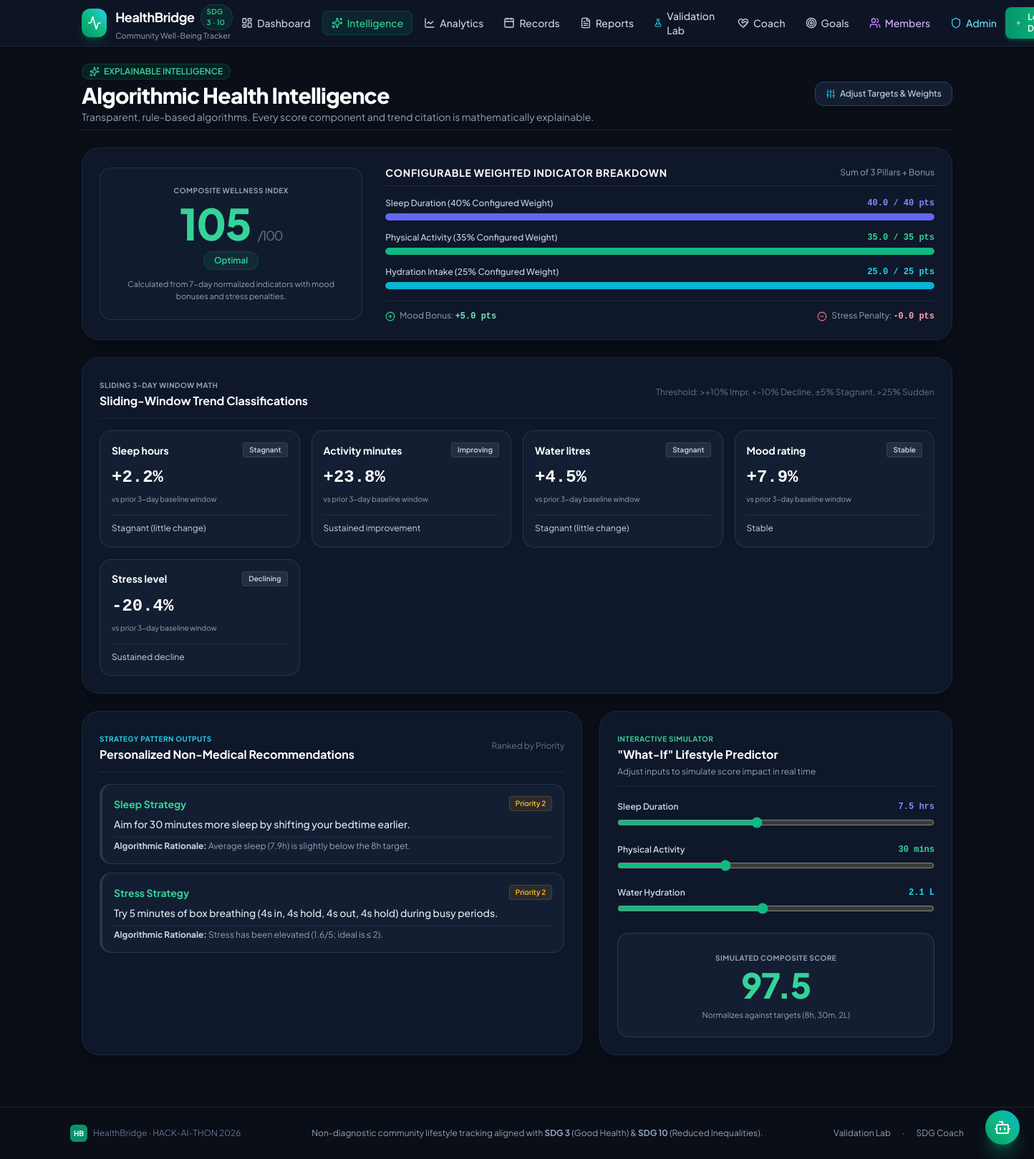
The app's page /intelligence (signed in) with its own data.
### tables this page shows
CREATE TABLE users (
    id INTEGER PRIMARY KEY AUTOINCREMENT,
    user_id TEXT NOT NULL UNIQUE,
    full_name TEXT NOT NULL,
    email TEXT NOT NULL UNIQUE,
    password_hash TEXT NOT NULL,
    role TEXT NOT NULL DEFAULT 'normal_user' CHECK(role IN ('member', 'normal_user', 'manager', 'community_worker', 'admin', 'demo')),
    theme TEXT NOT NULL DEFAULT 'light' CHECK(theme IN ('light', 'dark')),
    bio TEXT DEFAULT '',
    sleep_target REAL NOT NULL DEFAULT 8.0,
    activity_target INTEGER NOT NULL DEFAULT 30,
    water_target REAL NOT NULL DEFAULT 2.0,
    weight_sleep REAL NOT NULL DEFAULT 0.40,
    weight_activity REAL NOT NULL DEFAULT 0.35,
    weight_water REAL NOT NULL DEFAULT 0.25,
    created_at TEXT NOT NULL DEFAULT CURRENT_TIMESTAMP
);

### app.py (the view)
@app.route("/intelligence")
@login_required
def intelligence():
    conn = get_db()
    metrics = compute_dashboard_metrics(conn, g.user["id"])
    conn.close()
    return render_template("intelligence.html", metrics=metrics)

### analysis/recommendations.py (called while the page is built, shortened)
    def evaluate(
        self, recent_avg: float, target: float, trend: str, config: ScoringConfig
    ) -> Recommendation | None:
        if recent_avg >= target and trend != "declining":
            return None

    def evaluate(
        self, recent_avg: float, target: float, trend: str, config: ScoringConfig
    ) -> Recommendation | None:
        if recent_avg >= target and trend != "declining":
            return None

    def evaluate(
        self, recent_avg: float, target: float, trend: str, config: ScoringConfig
    ) -> Recommendation | None:
        if recent_avg >= target and trend != "declining":
            return None

    def evaluate(
        self, recent_avg: float, target: float, trend: str, config: ScoringConfig
    ) -> Recommendation | None:
        if recent_avg <= target and trend != "declining":  # declining here = worsening
            return None
        priority = 1 if recent_avg >= 4 else 2
        return Recommendation(
            indicator="stress",
            priority=priority,
            title="Stress Reduction Breaks",
            reason=f"Stress has been elevated ({recent_avg:.1f}/5; ideal is ≤ {target:.0f}).",
            action_step="Try 5 minutes of box breathing (4s in, 4s hold, 4s out, 4s hold) during busy periods.",
            target=f"≤ {target:.0f}/5 rating",
        )

### analysis/scoring.py (called while the page is built)
    def __post_init__(self):
        total = self.weight_sleep + self.weight_activity + self.weight_water
        if abs(total - 1.0) > 0.001:
            raise ValueError(
                f"Core weights must sum to 1.0; got {total:.3f}."
            )

    def _normalise(self, value: float, target: float, *, invert: bool = False) -> float:
        if target == 0:
            return 100.0
        if invert:
            return max(0.0, min(100.0, (5 - value) / (5 - 1) * 100))
        return min(value / target, 1.0) * 100

    def score(self, record: WellnessRecord) -> float:
        ind = self.indicator_scores(record)
        cfg = self.config
        composite = (
            ind["sleep"]    * cfg.weight_sleep
            + ind["activity"] * cfg.weight_activity
            + ind["water"]    * cfg.weight_water
        )
        if "mood" in ind:
            composite += (ind["mood"] / 100) * cfg.mood_bonus_max
        if "stress" in ind:
            composite -= ((100 - ind["stress"]) / 100) * cfg.stress_penalty_max
        return round(max(0, min(composite, 105)), 1)  # cap at 105 with bonuses

### templates/intelligence.html (shortened to what this page needs)
{% extends 'base.html' %}
{% block content %}
<div class="space-y-6">
  <div class="flex flex-col sm:flex-row sm:items-center justify-between gap-4 pb-2 border-b border-slate-800">
    <div>
      <div class="inline-flex items-center gap-1.5 px-2.5 py-0.5 rounded-full bg-brand-500/10 text-brand-400 border border-brand-500/20 text-xs font-semibold mb-1">
        <i data-lucide="sparkles" class="w-3.5 h-3.5"></i>
        <span>EXPLAINABLE INTELLIGENCE</span>
      </div>
      <h1 class="text-2xl sm:text-3xl font-extrabold text-white tracking-tight">
        Algorithmic Health Intelligence
      </h1>
      <p class="text-xs sm:text-sm text-slate-400 mt-0.5">
        Transparent, rule-based algorithms. Every score component and trend citation is mathematically explainable.
      </p>
    </div>
    <a href="{{ url_for('settings') }}" class="px-3.5 py-2 rounded-xl bg-surface-800 hover:bg-surface-700 border border-slate-700 text-xs text-slate-300 hover:text-white font-medium flex items-center gap-1.5 transition">
      <i data-lucide="sliders" class="w-3.5 h-3.5 text-accent-400"></i>
      <span>Adjust Targets &amp; Weights</span>
    </a>
  </div>
  <div class="p-6 rounded-3xl bg-surface-850 border border-slate-800 shadow-xl grid grid-cols-1 lg:grid-cols-12 gap-8 items-center">
    <div class="lg:col-span-4 flex flex-col items-center justify-center p-6 rounded-2xl bg-surface-800/60 border border-slate-700/60 text-center">
      <span class="text-[10px] uppercase font-bold text-slate-400 tracking-wider">Composite Wellness Index</span>
      <div class="text-6xl font-black text-brand-400 my-2 tracking-tight">
        {{ '%.0f'|format(metrics.overall_score) }}
        <span class="text-lg font-normal text-slate-500">/100</span>
      </div>
      <span class="px-3.5 py-1 rounded-full text-xs font-semibold {% if metrics.score_class == 'success' %}bg-emerald-500/10 text-emerald-400 border border-emerald-500/20{% elif metrics.score_class == 'warning' %}bg-amber-500/10 text-amber-400 border border-amber-500/20{% else %}bg-rose-500/10 text-rose-400 border border-rose-500/20{% endif %}">
        {{ metrics.score_band }}
      </span>
      <p class="text-[11px] text-slate-400 mt-3 max-w-xs">
        Calculated from 7-day normalized indicators with mood bonuses and stress penalties.
      </p>
    </div>
    <div class="lg:col-span-8 space-y-4">
      <div class="flex items-center justify-between pb-2 border-b border-slate-800">
        <h3 class="text-sm font-bold text-white uppercase tracking-wider">Configurable Weighted Indicator Breakdown</h3>
        <span class="text-xs text-slate-400">Sum of 3 Pillars + Bonus</span>
      </div>
      <div class="space-y-1.5">
        <div class="flex justify-between text-xs">
          <span class="font-medium text-slate-300">Sleep Duration ({{ '%.0f'|format(metrics.scoring_config.weight_sleep * 100) }}% Configured Weight)</span>
          <strong class="text-indigo-400 font-mono">{{ '%.1f'|format(metrics.score_breakdown.sleep_pts) }} / {{ '%.0f'|format(metrics.scoring_config.weight_sleep * 100) }} pts</strong>
        </div>
        <div class="w-full bg-surface-700 rounded-full h-2.5 overflow-hidden">
          <div class="bg-indigo-500 h-2.5 rounded-full" style="width: {{ [(metrics.score_breakdown.sleep_pts / (metrics.scoring_config.weight_sleep * 100) * 100), 100]|min }}%"></div>
        </div>
      </div>
      <div class="space-y-1.5">
        <div class="flex justify-between text-xs">
          <span class="font-medium text-slate-300">Physical Activity ({{ '%.0f'|format(metrics.scoring_config.weight_activity * 100) }}% Configured Weight)</span>
          <strong class="text-emerald-400 font-mono">{{ '%.1f'|format(metrics.score_breakdown.activity_pts) }} / {{ '%.0f'|format(metrics.scoring_config.weight_activity * 100) }} pts</strong>
        </div>
        <div class="w-full bg-surface-700 rounded-full h-2.5 overflow-hidden">
          <div class="bg-emerald-500 h-2.5 rounded-full" style="width: {{ [(metrics.score_breakdown.activity_pts / (metrics.scoring_config.weight_activity * 100) * 100), 100]|min }}%"></div>
        </div>
      </div>
      <div class="space-y-1.5">
        <div class="flex justify-between text-xs">
          <span class="font-medium text-slate-300">Hydration Intake ({{ '%.0f'|format(metrics.scoring_config.weight_water * 100) }}% Configured Weight)</span>
          <strong class="text-cyan-400 font-mono">{{ '%.1f'|format(metrics.score_breakdown.water_pts) }} / {{ '%.0f'|format(metrics.scoring_config.weight_water * 100) }} pts</strong>
        </div>
        <div class="w-full bg-surface-700 rounded-full h-2.5 overflow-hidden">
          <div class="bg-cyan-500 h-2.5 rounded-full" style="width: {{ [(metrics.score_breakdown.water_pts / (metrics.scoring_config.weight_water * 100) * 100), 100]|min }}%"></div>
        </div>
      </div>
      <div class="pt-3 border-t border-slate-800 flex items-center justify-between text-xs text-slate-400">
        <span class="flex items-center gap-1.5">
          <i data-lucide="plus-circle" class="w-3.5 h-3.5 text-emerald-400"></i>
          <span>Mood Bonus: <strong class="text-emerald-300 font-mono">+{{ '%.1f'|format(metrics.score_breakdown.mood_bonus) }} pts</strong></span>
        </span>
        <span class="flex items-center gap-1.5">
          <i data-lucide="minus-circle" class="w-3.5 h-3.5 text-rose-400"></i>
          <span>Stress Penalty: <strong class="text-rose-300 font-mono">-{{ '%.1f'|format(metrics.score_breakdown.stress_penalty) }} pts</strong></span>
        </span>
      </div>
    </div>
  </div>
  <div class="bg-surface-850 border border-slate-800 rounded-3xl p-6 shadow-xl space-y-4">
    <div class="flex items-center justify-between pb-3 border-b border-slate-800">
      <div>
        <span class="text-[10px] uppercase font-bold text-slate-400 tracking-wider">Sliding 3-Day Window Math</span>
        <h2 class="text-base font-bold text-white">Sliding-Window Trend Classifications</h2>
      </div>
      <span class="text-xs text-slate-500">Threshold: &gt;+10% Impr, &lt;-10% Decline, &plusmn;5% Stagnant, &gt;25% Sudden</span>
    </div>
    <div class="grid grid-cols-1 md:grid-cols-2 lg:grid-cols-4 gap-4">
      {% for ind, tinfo in metrics.trends.items() %}
      <div class="p-4 rounded-2xl bg-surface-800 border border-slate-700/70 flex flex-col justify-between space-y-3">
        <div class="flex items-center justify-between">
          <span class="font-bold text-sm text-white">{{ ind|replace('_', ' ')|capitalize }}</span>
          <span class="px-2 py-0.5 rounded text-[10px] font-semibold {% if 'improvement' in tinfo.classification %}bg-emerald-500/10 text-emerald-400 border border-emerald-500/20{% elif 'decline' in tinfo.classification %}bg-rose-500/10 text-rose-400 border border-rose-500/20{% elif 'sudden' in tinfo.classification %}bg-amber-500/10 text-amber-400 border border-amber-500/20{% else %}bg-slate-700/50 text-slate-300 border border-slate-600/50{% endif %}">
            {{ tinfo.classification|title }}
          </span>
        </div>
        <div>
          <div class="text-2xl font-black text-white font-mono">
            {{ '%+.1f'|format(tinfo.percentage_change) }}%
          </div>
          <span class="text-[10px] text-slate-400">vs prior 3-day baseline window</span>
        </div>
        <p class="text-xs text-slate-300 leading-relaxed pt-2 border-t border-slate-700/50">
          {{ tinfo.reason }}
        </p>
      </div>
      {% endfor %}
    </div>
  </div>
  <div class="grid grid-cols-1 lg:grid-cols-12 gap-6">
    <div class="lg:col-span-7 bg-surface-850 border border-slate-800 rounded-3xl p-6 shadow-xl space-y-4">
      <div class="flex items-center justify-between pb-3 border-b border-slate-800">
        <div>
          <span class="text-[10px] uppercase font-bold text-accent-400 tracking-wider">Strategy Pattern Outputs</span>
          <h2 class="text-base font-bold text-white">Personalized Non-Medical Recommendations</h2>
        </div>
        <span class="text-xs text-slate-500">Ranked by Priority</span>
      </div>
      {% if metrics.recommendations %}
      <div class="space-y-3">
        {% for rec in metrics.recommendations %}
        <div class="p-4 rounded-2xl bg-surface-800 border-l-4 border-brand-500 border-y border-r border-slate-700/70 space-y-2">
          <div class="flex items-center justify-between">
            <span class="font-bold text-sm text-brand-400">{{ rec.indicator|replace('_', ' ')|capitalize }} Strategy</span>
            <span class="px-2 py-0.5 rounded text-[10px] font-semibold bg-amber-500/10 text-amber-400 border border-amber-500/20">
              Priority {{ rec.priority }}
            </span>
          </div>
          <p class="text-xs sm:text-sm text-slate-200 leading-relaxed font-medium">
            {{ rec.suggestion }}
          </p>
          <div class="text-xs text-slate-400 pt-1 border-t border-slate-700/50">
            <strong class="text-slate-300">Algorithmic Rationale:</strong> {{ rec.reason }}
          </div>
        </div>
        {% endfor %}
      </div>
      {% else %}
      <div class="p-6 rounded-2xl bg-brand-950/20 border border-brand-500/20 text-xs text-brand-300">
        All indicators meet or exceed configured targets. Continue your current routine!
      </div>
      {% endif %}
    </div>
    <div class="lg:col-span-5 bg-surface-850 border border-slate-800 rounded-3xl p-6 shadow-xl space-y-5">
      <div class="pb-3 border-b border-slate-800">
        <span class="text-[10px] uppercase font-bold text-brand-400 tracking-wider">Interactive Simulator</span>
        <h2 class="text-base font-bold text-white">"What-If" Lifestyle Predictor</h2>
        <p class="text-xs text-slate-400 mt-1">Adjust inputs to simulate score impact in real time</p>
      </div>
      <div class="space-y-4">
        <div>
          <div class="flex justify-between text-xs font-semibold mb-1 text-slate-300">
            <span>Sleep Duration</span>
            <span id="simSleepVal" class="text-indigo-400 font-mono">7.5 hrs</span>
          </div>
          <input type="range" id="simSleep" min="4" max="12" step="0.5" value="7.5" class="w-full">
        </div>
        <div>
          <div class="flex justify-between text-xs font-semibold mb-1 text-slate-300">
            <span>Physical Activity</span>
            <span id="simActVal" class="text-emerald-400 font-mono">30 mins</span>
          </div>
          <input type="range" id="simAct" min="0" max="90" step="5" value="30" class="w-full">
        </div>
        <div>
          <div class="flex justify-between text-xs font-semibold mb-1 text-slate-300">
            <span>Water Hydration</span>
            <span id="simWaterVal" class="text-cyan-400 font-mono">2.0 L</span>
          </div>
          <input type="range" id="simWater" min="0.5" max="4.0" step="0.2" value="2.0" class="w-full">
        </div>
      </div>
      <div class="p-5 rounded-2xl bg-surface-800 border border-slate-700/80 text-center">
        <span class="text-[10px] uppercase font-bold text-slate-400 tracking-wider">Simulated Composite Score</span>
        <div id="simScoreOutput" class="text-5xl font-black text-brand-400 my-1 tracking-tight">85.0</div>
        <span class="text-[11px] text-slate-400">Normalizes against targets (8h, 30m, 2L)</span>
      </div>
    </div>
  </div>
</div>
{% endblock %}

### static/css/style.css (style rules this page uses)
input[type=range] { accent-color: #10b981; }

### records on screen
users: metrics.scoring_config.weight_sleep*100 "40", metrics.scoring_config.weight_activity*100 "35", metrics.scoring_config.weight_water*100 "25"

### other values on screen
{{ '%.0f'|format(metrics.overall_score) }} "105"
{{ metrics.score_band }} "Optimal"
{{ '%.1f'|format(metrics.score_breakdown.sleep_pts) }} "40.0"
{{ '%.1f'|format(metrics.score_breakdown.activity_pts) }} "35.0"
{{ '%.1f'|format(metrics.score_breakdown.water_pts) }} "25.0"
{{ '%.1f'|format(metrics.score_breakdown.mood_bonus) }} "5.0"
{{ '%.1f'|format(metrics.score_breakdown.stress_penalty) }} "0.0"
{{ ind|replace('_', ' ')|capitalize }} "Sleep hours" "Activity minutes" "Water litres" "Mood rating" "Stress level"
{{ tinfo.classification|title }} "Stagnant" "Improving" "Stagnant" "Stable" "Declining"
{{ '%+.1f'|format(tinfo.percentage_change) }} "+2.2" "+23.8" "+4.5" "+7.9" "-20.4"
{{ tinfo.reason }} "Stagnant (little change)" "Sustained improvement" "Stagnant (little change)" "Stable" "Sustained decline"
{{ rec.indicator|replace('_', ' ')|capitalize }} "Sleep" "Stress"
{{ rec.priority }} "2" "2"
{{ rec.suggestion }} "Aim for 30 minutes more sleep by shifting your bedtime earlier." "Try 5 minutes of box breathing (4s in, 4s hold, 4s out, 4s hold) during busy periods."
{{ rec.reason }} "Average sleep (7.9h) is slightly below the 8h target." "Stress has been elevated (1.6/5; ideal is ≤ 2)."
